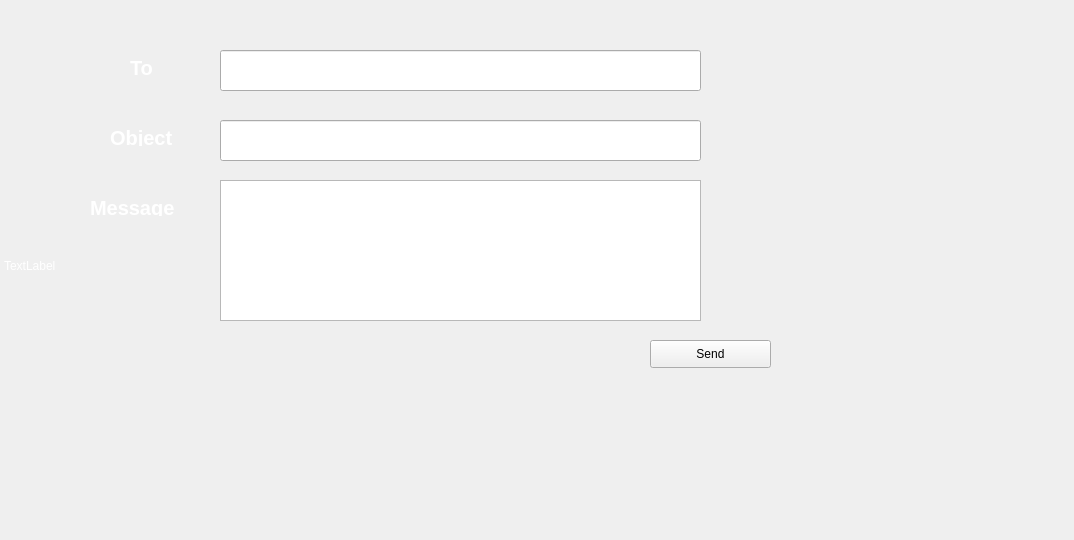
      <widget class="QWidget" name="mail">
       <attribute name="title">
        <string>Mail</string>
       </attribute>
       <widget class="QLineEdit" name="le_to">
        <property name="geometry">
         <rect>
          <x>220</x>
          <y>50</y>
          <width>481</width>
          <height>41</height>
         </rect>
        </property>
       </widget>
       <widget class="QLineEdit" name="le_object">
        <property name="geometry">
         <rect>
          <x>220</x>
          <y>120</y>
          <width>481</width>
          <height>41</height>
         </rect>
        </property>
       </widget>
       <widget class="QTextEdit" name="te_message">
        <property name="geometry">
         <rect>
          <x>220</x>
          <y>180</y>
          <width>481</width>
          <height>141</height>
         </rect>
        </property>
       </widget>
       <widget class="QLabel" name="label">
        <property name="geometry">
         <rect>
          <x>130</x>
          <y>60</y>
          <width>56</width>
          <height>16</height>
         </rect>
        </property>
        <property name="styleSheet">
         <string notr="true">background-color: transparent;

font: 8pt &quot;Castellar&quot;;

	color: white;

	font-weight: bold;

	font-size: 20px;

border:none</string>
        </property>
        <property name="text">
         <string>To</string>
        </property>
       </widget>
       <widget class="QLabel" name="label_2">
        <property name="geometry">
         <rect>
          <x>110</x>
          <y>130</y>
          <width>91</width>
          <height>16</height>
         </rect>
        </property>
        <property name="styleSheet">
         <string notr="true">background-color: transparent;

font: 8pt &quot;Castellar&quot;;

	color: white;

	font-weight: bold;

	font-size: 20px;

border:none</string>
        </property>
        <property name="text">
         <string>Object</string>
        </property>
       </widget>
       <widget class="QLabel" name="label_3">
        <property name="geometry">
         <rect>
          <x>90</x>
          <y>200</y>
          <width>111</width>
          <height>16</height>
         </rect>
        </property>
        <property name="styleSheet">
         <string notr="true">background-color: transparent;

font: 8pt &quot;Castellar&quot;;

	color: white;

	font-weight: bold;

	font-size: 20px;

border:none</string>
        </property>
        <property name="text">
         <string>Message</string>
        </property>
       </widget>
       <widget class="QPushButton" name="pb_send">
        <property name="geometry">
         <rect>
          <x>650</x>
          <y>340</y>
          <width>121</width>
          <height>28</height>
         </rect>
        </property>
        <property name="text">
         <string>Send</string>
        </property>
       </widget>
       <widget class="QLabel" name="label_11">
        <property name="geometry">
         <rect>
          <x>4</x>
          <y>0</y>
          <width>1061</width>
          <height>531</height>
         </rect>
        </property>
        <property name="styleSheet">
         <string notr="true">QLabel{
 color: white;
  background: transparent;
}</string>
        </property>
        <property name="text">
         <string>TextLabel</string>
        </property>
       </widget>
       <zorder>label_11</zorder>
       <zorder>le_to</zorder>
       <zorder>le_object</zorder>
       <zorder>te_message</zorder>
       <zorder>label</zorder>
       <zorder>label_2</zorder>
       <zorder>label_3</zorder>
       <zorder>pb_send</zorder>
      </widget>
